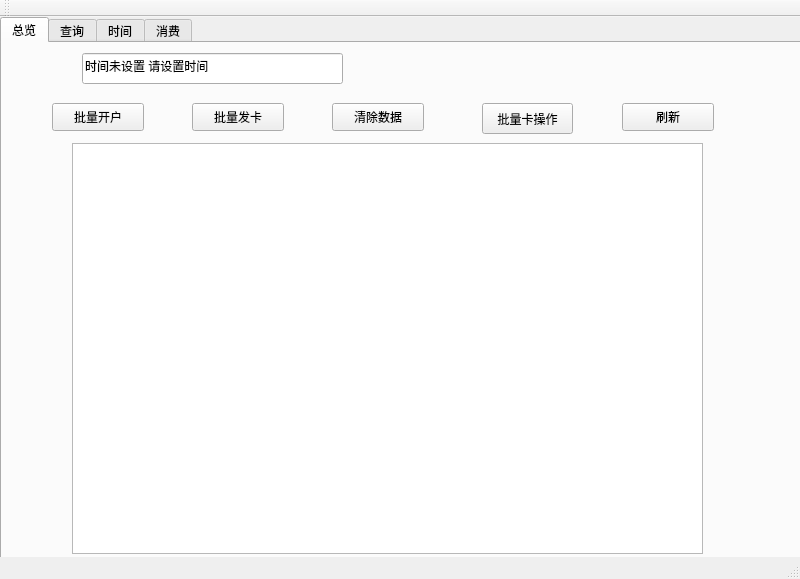
<?xml version="1.0" encoding="UTF-8"?>
<ui version="4.0">
 <class>MainWindow</class>
 <widget class="QMainWindow" name="MainWindow">
  <property name="geometry">
   <rect>
    <x>0</x>
    <y>0</y>
    <width>800</width>
    <height>579</height>
   </rect>
  </property>
  <property name="windowTitle">
   <string>MainWindow</string>
  </property>
  <widget class="QWidget" name="centralWidget">
   <widget class="QTabWidget" name="TabWidget">
    <property name="geometry">
     <rect>
      <x>0</x>
      <y>0</y>
      <width>801</width>
      <height>571</height>
     </rect>
    </property>
    <property name="font">
     <font>
      <pointsize>9</pointsize>
     </font>
    </property>
    <property name="currentIndex">
     <number>0</number>
    </property>
    <widget class="QWidget" name="tab">
     <attribute name="title">
      <string>总览</string>
     </attribute>
     <widget class="QTableWidget" name="tableWidget_1">
      <property name="geometry">
       <rect>
        <x>70</x>
        <y>100</y>
        <width>631</width>
        <height>411</height>
       </rect>
      </property>
     </widget>
     <widget class="QPushButton" name="plkh">
      <property name="geometry">
       <rect>
        <x>50</x>
        <y>60</y>
        <width>92</width>
        <height>28</height>
       </rect>
      </property>
      <property name="text">
       <string>批量开户</string>
      </property>
     </widget>
     <widget class="QPushButton" name="plfk">
      <property name="geometry">
       <rect>
        <x>190</x>
        <y>60</y>
        <width>92</width>
        <height>28</height>
       </rect>
      </property>
      <property name="text">
       <string>批量发卡</string>
      </property>
     </widget>
     <widget class="QPushButton" name="clear">
      <property name="geometry">
       <rect>
        <x>330</x>
        <y>60</y>
        <width>92</width>
        <height>28</height>
       </rect>
      </property>
      <property name="text">
       <string>清除数据</string>
      </property>
     </widget>
     <widget class="QPushButton" name="pushButton">
      <property name="geometry">
       <rect>
        <x>620</x>
        <y>60</y>
        <width>92</width>
        <height>28</height>
       </rect>
      </property>
      <property name="text">
       <string>刷新</string>
      </property>
     </widget>
     <widget class="QLineEdit" name="time1">
      <property name="geometry">
       <rect>
        <x>80</x>
        <y>10</y>
        <width>261</width>
        <height>31</height>
       </rect>
      </property>
      <property name="font">
       <font>
        <pointsize>9</pointsize>
       </font>
      </property>
      <property name="text">
       <string>时间未设置 请设置时间</string>
      </property>
     </widget>
     <widget class="QPushButton" name="plkcz">
      <property name="geometry">
       <rect>
        <x>480</x>
        <y>60</y>
        <width>91</width>
        <height>31</height>
       </rect>
      </property>
      <property name="text">
       <string>批量卡操作</string>
      </property>
     </widget>
    </widget>
    <widget class="QWidget" name="tab_2">
     <property name="autoFillBackground">
      <bool>false</bool>
     </property>
     <attribute name="title">
      <string>查询</string>
     </attribute>
     <widget class="QLineEdit" name="xuehao">
      <property name="geometry">
       <rect>
        <x>70</x>
        <y>50</y>
        <width>391</width>
        <height>41</height>
       </rect>
      </property>
      <property name="font">
       <font>
        <pointsize>13</pointsize>
       </font>
      </property>
     </widget>
     <widget class="QLabel" name="label">
      <property name="geometry">
       <rect>
        <x>10</x>
        <y>60</y>
        <width>61</width>
        <height>21</height>
       </rect>
      </property>
      <property name="font">
       <font>
        <pointsize>13</pointsize>
       </font>
      </property>
      <property name="text">
       <string>学号：</string>
      </property>
     </widget>
     <widget class="QLabel" name="label_2">
      <property name="geometry">
       <rect>
        <x>10</x>
        <y>110</y>
        <width>51</width>
        <height>31</height>
       </rect>
      </property>
      <property name="font">
       <font>
        <pointsize>13</pointsize>
       </font>
      </property>
      <property name="text">
       <string>姓名：</string>
      </property>
     </widget>
     <widget class="QLineEdit" name="xingming">
      <property name="geometry">
       <rect>
        <x>70</x>
        <y>110</y>
        <width>391</width>
        <height>41</height>
       </rect>
      </property>
      <property name="font">
       <font>
        <pointsize>13</pointsize>
       </font>
      </property>
     </widget>
     <widget class="QPushButton" name="ask">
      <property name="geometry">
       <rect>
        <x>480</x>
        <y>110</y>
        <width>91</width>
        <height>41</height>
       </rect>
      </property>
      <property name="text">
       <string>查询</string>
      </property>
     </widget>
     <widget class="QTableWidget" name="tableWidget_2">
      <property name="geometry">
       <rect>
        <x>20</x>
        <y>160</y>
        <width>591</width>
        <height>351</height>
       </rect>
      </property>
     </widget>
     <widget class="QPushButton" name="pushButton_2">
      <property name="geometry">
       <rect>
        <x>700</x>
        <y>0</y>
        <width>91</width>
        <height>31</height>
       </rect>
      </property>
      <property name="text">
       <string>刷新</string>
      </property>
     </widget>
     <widget class="QPushButton" name="fk">
      <property name="geometry">
       <rect>
        <x>590</x>
        <y>40</y>
        <width>92</width>
        <height>31</height>
       </rect>
      </property>
      <property name="text">
       <string>发卡</string>
      </property>
     </widget>
     <widget class="QPushButton" name="bk">
      <property name="geometry">
       <rect>
        <x>700</x>
        <y>40</y>
        <width>92</width>
        <height>31</height>
       </rect>
      </property>
      <property name="text">
       <string>补卡</string>
      </property>
     </widget>
     <widget class="QPushButton" name="gs">
      <property name="geometry">
       <rect>
        <x>590</x>
        <y>80</y>
        <width>92</width>
        <height>31</height>
       </rect>
      </property>
      <property name="text">
       <string>挂失</string>
      </property>
     </widget>
     <widget class="QPushButton" name="jg">
      <property name="geometry">
       <rect>
        <x>700</x>
        <y>80</y>
        <width>92</width>
        <height>31</height>
       </rect>
      </property>
      <property name="text">
       <string>解挂</string>
      </property>
     </widget>
     <widget class="QPushButton" name="cz">
      <property name="geometry">
       <rect>
        <x>660</x>
        <y>320</y>
        <width>92</width>
        <height>31</height>
       </rect>
      </property>
      <property name="text">
       <string>充值</string>
      </property>
     </widget>
     <widget class="QPushButton" name="kh">
      <property name="geometry">
       <rect>
        <x>480</x>
        <y>50</y>
        <width>91</width>
        <height>41</height>
       </rect>
      </property>
      <property name="text">
       <string>开户</string>
      </property>
     </widget>
     <widget class="QPushButton" name="xh">
      <property name="geometry">
       <rect>
        <x>590</x>
        <y>120</y>
        <width>92</width>
        <height>31</height>
       </rect>
      </property>
      <property name="text">
       <string>销户</string>
      </property>
     </widget>
     <widget class="QLineEdit" name="money">
      <property name="geometry">
       <rect>
        <x>650</x>
        <y>280</y>
        <width>113</width>
        <height>31</height>
       </rect>
      </property>
     </widget>
     <widget class="QLabel" name="label_3">
      <property name="geometry">
       <rect>
        <x>630</x>
        <y>260</y>
        <width>101</width>
        <height>16</height>
       </rect>
      </property>
      <property name="text">
       <string>输入充值金额</string>
      </property>
     </widget>
     <widget class="QLineEdit" name="time2">
      <property name="geometry">
       <rect>
        <x>40</x>
        <y>10</y>
        <width>261</width>
        <height>31</height>
       </rect>
      </property>
      <property name="font">
       <font>
        <pointsize>9</pointsize>
       </font>
      </property>
      <property name="text">
       <string>时间未设置 请设置时间</string>
      </property>
     </widget>
     <widget class="QLabel" name="label_14">
      <property name="geometry">
       <rect>
        <x>630</x>
        <y>360</y>
        <width>101</width>
        <height>16</height>
       </rect>
      </property>
      <property name="text">
       <string>输入起始日期</string>
      </property>
     </widget>
     <widget class="QLineEdit" name="starttime">
      <property name="geometry">
       <rect>
        <x>650</x>
        <y>380</y>
        <width>113</width>
        <height>31</height>
       </rect>
      </property>
     </widget>
     <widget class="QLabel" name="label_15">
      <property name="geometry">
       <rect>
        <x>630</x>
        <y>420</y>
        <width>101</width>
        <height>16</height>
       </rect>
      </property>
      <property name="text">
       <string>输入截至日期</string>
      </property>
     </widget>
     <widget class="QLineEdit" name="endtime">
      <property name="geometry">
       <rect>
        <x>650</x>
        <y>440</y>
        <width>113</width>
        <height>31</height>
       </rect>
      </property>
     </widget>
     <widget class="QPushButton" name="ask_xf">
      <property name="geometry">
       <rect>
        <x>650</x>
        <y>480</y>
        <width>111</width>
        <height>31</height>
       </rect>
      </property>
      <property name="text">
       <string>查询消费记录</string>
      </property>
     </widget>
     <widget class="QPushButton" name="changepw">
      <property name="geometry">
       <rect>
        <x>700</x>
        <y>120</y>
        <width>92</width>
        <height>31</height>
       </rect>
      </property>
      <property name="text">
       <string>修改密码</string>
      </property>
     </widget>
     <widget class="QPushButton" name="hz">
      <property name="geometry">
       <rect>
        <x>650</x>
        <y>160</y>
        <width>111</width>
        <height>41</height>
       </rect>
      </property>
      <property name="text">
       <string>汇总窗口数据</string>
      </property>
     </widget>
     <widget class="QPushButton" name="wj">
      <property name="geometry">
       <rect>
        <x>651</x>
        <y>207</y>
        <width>111</width>
        <height>41</height>
       </rect>
      </property>
      <property name="text">
       <string>挖掘</string>
      </property>
     </widget>
    </widget>
    <widget class="QWidget" name="tab_3">
     <attribute name="title">
      <string>时间</string>
     </attribute>
     <widget class="QLineEdit" name="year">
      <property name="geometry">
       <rect>
        <x>30</x>
        <y>120</y>
        <width>61</width>
        <height>31</height>
       </rect>
      </property>
      <property name="font">
       <font>
        <pointsize>13</pointsize>
       </font>
      </property>
      <property name="text">
       <string/>
      </property>
      <property name="cursorPosition">
       <number>0</number>
      </property>
     </widget>
     <widget class="QLabel" name="label_4">
      <property name="geometry">
       <rect>
        <x>100</x>
        <y>125</y>
        <width>31</width>
        <height>21</height>
       </rect>
      </property>
      <property name="font">
       <font>
        <pointsize>13</pointsize>
       </font>
      </property>
      <property name="text">
       <string>年</string>
      </property>
     </widget>
     <widget class="QLineEdit" name="month">
      <property name="geometry">
       <rect>
        <x>130</x>
        <y>120</y>
        <width>61</width>
        <height>31</height>
       </rect>
      </property>
      <property name="font">
       <font>
        <pointsize>13</pointsize>
       </font>
      </property>
      <property name="text">
       <string/>
      </property>
     </widget>
     <widget class="QLabel" name="label_5">
      <property name="geometry">
       <rect>
        <x>200</x>
        <y>120</y>
        <width>21</width>
        <height>31</height>
       </rect>
      </property>
      <property name="font">
       <font>
        <pointsize>13</pointsize>
       </font>
      </property>
      <property name="text">
       <string>月</string>
      </property>
     </widget>
     <widget class="QLineEdit" name="day">
      <property name="geometry">
       <rect>
        <x>230</x>
        <y>120</y>
        <width>61</width>
        <height>31</height>
       </rect>
      </property>
      <property name="font">
       <font>
        <pointsize>13</pointsize>
       </font>
      </property>
      <property name="text">
       <string/>
      </property>
     </widget>
     <widget class="QLabel" name="label_6">
      <property name="geometry">
       <rect>
        <x>300</x>
        <y>124</y>
        <width>21</width>
        <height>21</height>
       </rect>
      </property>
      <property name="font">
       <font>
        <pointsize>13</pointsize>
       </font>
      </property>
      <property name="text">
       <string>日</string>
      </property>
     </widget>
     <widget class="QLineEdit" name="hour">
      <property name="geometry">
       <rect>
        <x>330</x>
        <y>120</y>
        <width>61</width>
        <height>31</height>
       </rect>
      </property>
      <property name="font">
       <font>
        <pointsize>13</pointsize>
       </font>
      </property>
      <property name="text">
       <string/>
      </property>
     </widget>
     <widget class="QLabel" name="label_7">
      <property name="geometry">
       <rect>
        <x>400</x>
        <y>120</y>
        <width>21</width>
        <height>31</height>
       </rect>
      </property>
      <property name="font">
       <font>
        <pointsize>13</pointsize>
       </font>
      </property>
      <property name="text">
       <string>时</string>
      </property>
     </widget>
     <widget class="QLineEdit" name="min">
      <property name="geometry">
       <rect>
        <x>430</x>
        <y>120</y>
        <width>61</width>
        <height>31</height>
       </rect>
      </property>
      <property name="font">
       <font>
        <pointsize>13</pointsize>
       </font>
      </property>
      <property name="text">
       <string/>
      </property>
     </widget>
     <widget class="QLabel" name="label_8">
      <property name="geometry">
       <rect>
        <x>500</x>
        <y>124</y>
        <width>21</width>
        <height>21</height>
       </rect>
      </property>
      <property name="font">
       <font>
        <pointsize>13</pointsize>
       </font>
      </property>
      <property name="text">
       <string>分</string>
      </property>
     </widget>
     <widget class="QLineEdit" name="sec">
      <property name="geometry">
       <rect>
        <x>530</x>
        <y>120</y>
        <width>61</width>
        <height>31</height>
       </rect>
      </property>
      <property name="font">
       <font>
        <pointsize>13</pointsize>
       </font>
      </property>
      <property name="text">
       <string/>
      </property>
     </widget>
     <widget class="QLabel" name="label_9">
      <property name="geometry">
       <rect>
        <x>600</x>
        <y>124</y>
        <width>31</width>
        <height>21</height>
       </rect>
      </property>
      <property name="font">
       <font>
        <pointsize>13</pointsize>
       </font>
      </property>
      <property name="text">
       <string>秒</string>
      </property>
     </widget>
     <widget class="QPushButton" name="settime">
      <property name="geometry">
       <rect>
        <x>330</x>
        <y>280</y>
        <width>71</width>
        <height>41</height>
       </rect>
      </property>
      <property name="font">
       <font>
        <pointsize>13</pointsize>
       </font>
      </property>
      <property name="text">
       <string>设置</string>
      </property>
     </widget>
     <widget class="QLineEdit" name="msec">
      <property name="geometry">
       <rect>
        <x>630</x>
        <y>120</y>
        <width>61</width>
        <height>31</height>
       </rect>
      </property>
      <property name="font">
       <font>
        <pointsize>13</pointsize>
       </font>
      </property>
     </widget>
     <widget class="QLabel" name="label_13">
      <property name="geometry">
       <rect>
        <x>700</x>
        <y>120</y>
        <width>71</width>
        <height>31</height>
       </rect>
      </property>
      <property name="font">
       <font>
        <pointsize>13</pointsize>
       </font>
      </property>
      <property name="text">
       <string>10毫秒</string>
      </property>
     </widget>
    </widget>
    <widget class="QWidget" name="tab_4">
     <attribute name="title">
      <string>消费</string>
     </attribute>
     <widget class="QLabel" name="label_10">
      <property name="geometry">
       <rect>
        <x>250</x>
        <y>110</y>
        <width>71</width>
        <height>31</height>
       </rect>
      </property>
      <property name="font">
       <font>
        <pointsize>13</pointsize>
       </font>
      </property>
      <property name="text">
       <string>窗口：</string>
      </property>
     </widget>
     <widget class="QLineEdit" name="window">
      <property name="geometry">
       <rect>
        <x>330</x>
        <y>110</y>
        <width>151</width>
        <height>31</height>
       </rect>
      </property>
      <property name="font">
       <font>
        <pointsize>13</pointsize>
       </font>
      </property>
      <property name="text">
       <string/>
      </property>
     </widget>
     <widget class="QLabel" name="label_11">
      <property name="geometry">
       <rect>
        <x>250</x>
        <y>180</y>
        <width>51</width>
        <height>31</height>
       </rect>
      </property>
      <property name="font">
       <font>
        <pointsize>13</pointsize>
       </font>
      </property>
      <property name="text">
       <string>卡号：</string>
      </property>
     </widget>
     <widget class="QLineEdit" name="cardid">
      <property name="geometry">
       <rect>
        <x>330</x>
        <y>180</y>
        <width>151</width>
        <height>31</height>
       </rect>
      </property>
      <property name="font">
       <font>
        <pointsize>13</pointsize>
       </font>
      </property>
      <property name="text">
       <string/>
      </property>
     </widget>
     <widget class="QLabel" name="label_12">
      <property name="geometry">
       <rect>
        <x>250</x>
        <y>250</y>
        <width>51</width>
        <height>31</height>
       </rect>
      </property>
      <property name="font">
       <font>
        <pointsize>13</pointsize>
       </font>
      </property>
      <property name="text">
       <string>金额：</string>
      </property>
     </widget>
     <widget class="QLineEdit" name="payment">
      <property name="geometry">
       <rect>
        <x>330</x>
        <y>250</y>
        <width>151</width>
        <height>31</height>
       </rect>
      </property>
      <property name="font">
       <font>
        <pointsize>13</pointsize>
       </font>
      </property>
      <property name="text">
       <string/>
      </property>
     </widget>
     <widget class="QPushButton" name="pay">
      <property name="geometry">
       <rect>
        <x>330</x>
        <y>330</y>
        <width>91</width>
        <height>31</height>
       </rect>
      </property>
      <property name="font">
       <font>
        <pointsize>11</pointsize>
       </font>
      </property>
      <property name="text">
       <string>确定</string>
      </property>
     </widget>
    </widget>
   </widget>
  </widget>
  <widget class="QToolBar" name="mainToolBar">
   <attribute name="toolBarArea">
    <enum>TopToolBarArea</enum>
   </attribute>
   <attribute name="toolBarBreak">
    <bool>false</bool>
   </attribute>
  </widget>
  <widget class="QStatusBar" name="statusBar"/>
  <action name="xjzh">
   <property name="text">
    <string>新建账户</string>
   </property>
  </action>
  <action name="action_3">
   <property name="text">
    <string>删除账户</string>
   </property>
  </action>
  <action name="action_4">
   <property name="text">
    <string>挂失</string>
   </property>
  </action>
  <action name="action_5">
   <property name="text">
    <string>解挂</string>
   </property>
  </action>
  <action name="action_6">
   <property name="text">
    <string>补卡</string>
   </property>
  </action>
  <action name="action_7">
   <property name="text">
    <string>开卡</string>
   </property>
  </action>
  <action name="action_8">
   <property name="text">
    <string>充值</string>
   </property>
  </action>
  <action name="action_9">
   <property name="text">
    <string>查询余额</string>
   </property>
  </action>
  <action name="action_10">
   <property name="text">
    <string>查找账户</string>
   </property>
  </action>
  <action name="action_12">
   <property name="text">
    <string>食堂数据</string>
   </property>
  </action>
 </widget>
 <layoutdefault spacing="6" margin="11"/>
 <resources/>
 <connections/>
</ui>
